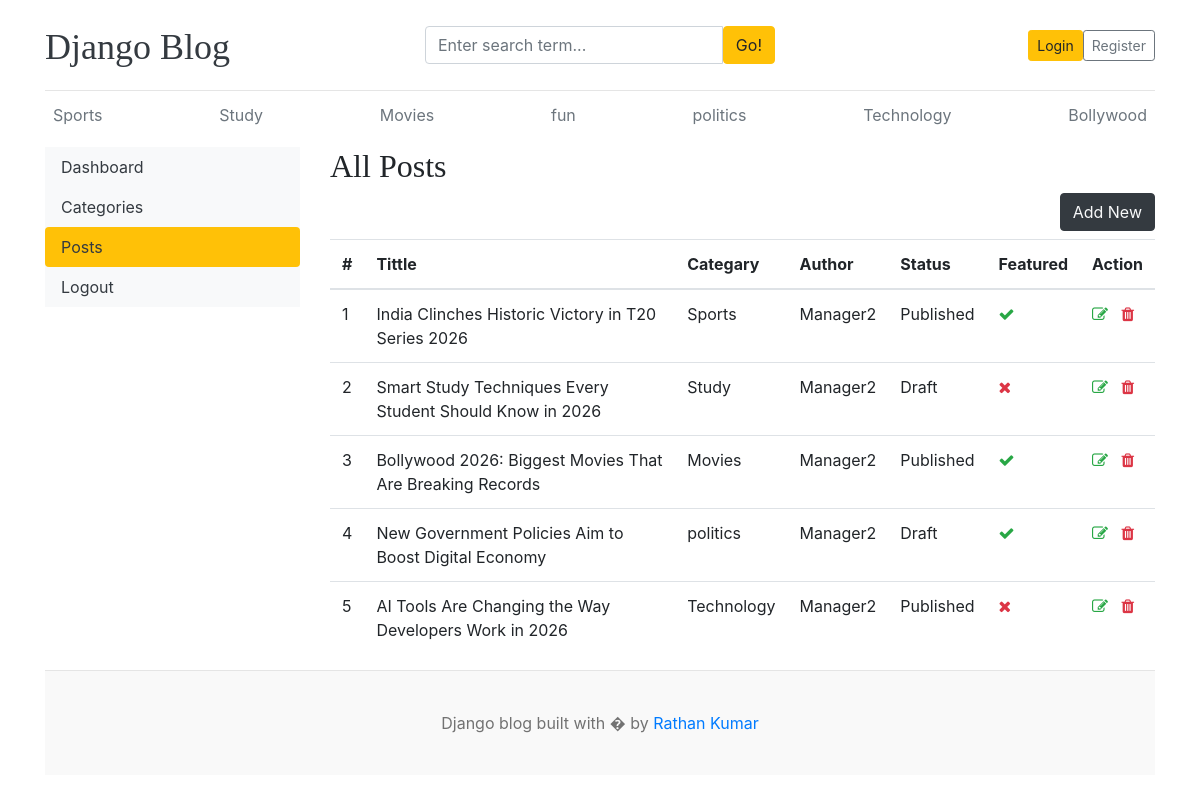
The app's page /dashboard/posts/ with its own data.
### blogs/models.py (models this page shows, shortened)
class Category(models.Model):
    category_name = models.CharField(max_length=20,unique=True)
    created_at = models.DateTimeField(auto_now_add=True)
    updated_at = models.DateTimeField(auto_now=True)
    def __str__(self):
        return self.category_name
    class Meta:
        verbose_name_plural = 'categories'

class Blog(models.Model):
    title = models.CharField(max_length=100)
    slug = models.SlugField(max_length=150,unique=True,blank=True)
    category = models.ForeignKey(Category,on_delete=models.CASCADE)
    author = models.ForeignKey(User,on_delete=models.CASCADE)
    featured_image = models.ImageField(upload_to='uploads/%Y/%m/%d')
    short_description = models.TextField(max_length=500)
    blog_body = models.TextField(max_length=2000)
    status = models.CharField(max_length=20,choices=STATUS_CHOICES,default='Draft')
    is_featured = models.BooleanField(default=False)
    created_at = models.DateTimeField(auto_now_add=True)
    updated_at = models.DateTimeField(auto_now=True)

### dashboards/views.py (the view)
# urls.py: path('posts/',views.posts,name='posts'),
def posts(request):
    posts = Blog.objects.all()
    context={
        'posts':posts
    }
    return render(request,'dashboard/posts.html',context)

### blogs/context_processors.py (called while the page is built)
def get_categories(request):
    categories = Category.objects.all()
    return dict(categories = categories)

def get_social_links(request):
    social_links = Sociallink.objects.all()
    return dict(social_links = social_links)

### templates/dashboard/posts.html (shortened to what this page needs)
{% extends "base.html" %} {% block content %}
<div class="row">
  {% include "dashboard/sidebar.html" %}
  <div class="col-md-9">
    <h2>All Posts</h2>
    <a
      href="{% url 'add_post' %}"
      class="btn btn-dark text-light float-right mb-2"
      >Add New</a
    >
    <table class="table table-hover">
      <thead>
        <tr>
          <th ="">#</th>
          <th>Tittle</th>
          <th>Categary</th>
          <th>Author</th>
          <th>Status</th>
          <th>Featured</th>
          <th>Action</th>
        </tr>
      </thead>
      <tbody>
        {% for post in posts %}
        <tr>
          <td>{{forloop.counter}}</td>
          <td>{{post.title}}</td>
          <td>{{post.category}}</td>
          <td>{{post.author}}</td>
          <td>{{post.status}}</td>
          <td>{% if post.is_featured %}<i class="fa fa-check text-success"></i{%else%}<i class="fa fa-times text-danger"></i{%endif%}</td>
          <td>
            <a href="{% url 'edit_post' post.id %}">
              <i class="fa fa-edit text-success"></i
            ></a>
            <a href="{% url 'delete_post' post.id%}"
              ><i class="fa fa-trash text-danger"></i
            ></a>
          </td>
        </tr>
        {% endfor %}
      </tbody>
    </table>
  </div>
</div>
{% endblock %}

### templates/base.html (shortened to what this page needs)
{% load static %}
<!DOCTYPE html>
<html lang="en">
<head>
    <link href="https://getbootstrap.com/docs/4.0/dist/css/bootstrap.min.css" rel="stylesheet">
    <link href="{% static 'css/blog.css' %}" rel="stylesheet">
    <link rel="stylesheet" href="https://cdnjs.cloudflare.com/ajax/libs/font-awesome/4.7.0/css/font-awesome.min.css">
  </head>
<body>
    <div class="container">
      <header class="blog-header py-3">
        <div class="row flex-nowrap justify-content-between align-items-center">
          <div class="col-4 pt-1">
            <a class="blog-header-logo text-dark" href="/">Django Blog</a>
          </div>
          <div class="col-4">
    <form action="{% url 'search' %}" method="GET">
    <div class="input-group">
        <input class="form-control"
               type="text"
               name="keyword"
               value="{{keyword}}"
               placeholder="Enter search term..."
               aria-label="Enter Search">
        <button class="btn btn-warning" type="submit">
            Go!
        </button>
    </div>
</form>
          </div>
          <div class="col-4 d-flex justify-content-end align-items-center">
            {% if not user.is_authenticated%}
            <a class="btn btn-sm btn-warning" href="{% url 'login' %}">Login</a>
            <a class="btn btn-sm btn-outline-secondary" href="{% url 'register' %}">Register</a>
            {% else%}
            <span> <a href="{% url 'dashboard'%}" >Dashboard </a> </span>
            &emsp;
            <span><a href="{% url 'logout'%}">Logout </a></span>
            {% endif %}
          </div>
        </div>
      </header>
      <div class="nav-scroller py-1 mb-2">
        <nav class="nav d-flex justify-content-between">
          {% for cat in categories %}
          <a class="p-2 text-muted" href="{% url 'posts_by_category' cat.id %}">{{cat.category_name}}</a>
          {% endfor %}
        </nav>
      </div>
{%block content%}
{% endblock %}
<footer class="blog-footer">
  <p>Django blog built with � by <a href="#">Rathan Kumar</a></p>
</footer>
</body>
</html>

### blog_main/static/css/blog.css (style rules this page uses)
.blog-header { border-bottom: 1px solid #e5e5e5; }
.blog-header-logo { font-family: "Playfair Display", Georgia, "Times New Roman", serif; font-size: 2.25rem; }
h1, h2, h3, h4, h5, h6 { font-family: "Playfair Display", Georgia, "Times New Roman", serif; }
.blog-footer { padding: 2.5rem 0; color: #727272; text-align: center; background-color: #f9f9f9; border-top: .05rem solid #e5e5e5; }
.blog-footer p:last-child { margin-bottom: 0; }

### records on screen
Category: category_name "Sports"
Category: category_name "Study"
Category: category_name "Movies"
Category: category_name "fun"
Category: category_name "politics"
Category: category_name "Technology"
Category: category_name "Bollywood"
Blog: title "India Clinches Historic Victory in T20 Series 2026", category "Sports", author "Manager2", status "Published", is_featured True (drawn)
Blog: title "Smart Study Techniques Every Student Should Know in 2026", category "Study", author "Manager2", status "Draft", is_featured False (drawn)
Blog: title "Bollywood 2026: Biggest Movies That Are Breaking Records", category "Movies", author "Manager2", status "Published", is_featured True (drawn)
Blog: title "New Government Policies Aim to Boost Digital Economy", category "politics", author "Manager2", status "Draft", is_featured True (drawn)
Blog: title "AI Tools Are Changing the Way Developers Work in 2026", category "Technology", author "Manager2", status "Published", is_featured False (drawn)
